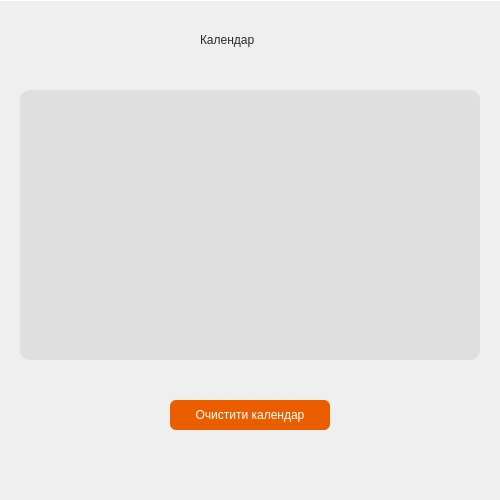
<?xml version="1.0" encoding="UTF-8"?>
<ui version="4.0">
 <class>CalendarWindow</class>
 <widget class="QDialog" name="CalendarWindow">
  <property name="geometry">
   <rect>
    <x>0</x>
    <y>0</y>
    <width>500</width>
    <height>500</height>
   </rect>
  </property>
  <property name="windowTitle">
   <string>Календар</string>
  </property>
  <widget class="Line" name="line">
   <property name="geometry">
    <rect>
     <x>0</x>
     <y>-10</y>
     <width>2051</width>
     <height>21</height>
    </rect>
   </property>
   <property name="orientation">
    <enum>Qt::Horizontal</enum>
   </property>
  </widget>
  <widget class="QLabel" name="label">
   <property name="geometry">
    <rect>
     <x>200</x>
     <y>30</y>
     <width>100</width>
     <height>20</height>
    </rect>
   </property>
   <property name="styleSheet">
    <string notr="true">
border: none;
font: 16pt &quot;Britannic Bold&quot;;
color: rgb(43, 43, 44);</string>
   </property>
   <property name="text">
    <string>Календар</string>
   </property>
  </widget>
  <widget class="QLineEdit" name="EmptyLine">
   <property name="enabled">
    <bool>false</bool>
   </property>
   <property name="geometry">
    <rect>
     <x>20</x>
     <y>90</y>
     <width>460</width>
     <height>270</height>
    </rect>
   </property>
   <property name="styleSheet">
    <string notr="true">border-radius: 10px;
background-color: rgb(223, 223, 223);
border: none;</string>
   </property>
  </widget>
  <widget class="QPushButton" name="clearButton">
   <property name="geometry">
    <rect>
     <x>170</x>
     <y>400</y>
     <width>160</width>
     <height>30</height>
    </rect>
   </property>
   <property name="styleSheet">
    <string notr="true">QPushButton {
background-color: rgb(235, 94, 0);
border-radius: 6px;
color: white;
font: 11pt &quot;Britannic Bold&quot;;
}
QPushButton:hover {
background-color: rgb(200, 60, 0);
}
</string>
   </property>
   <property name="text">
    <string>Очистити календар</string>
   </property>
  </widget>
 </widget>
 <resources/>
 <connections/>
</ui>
